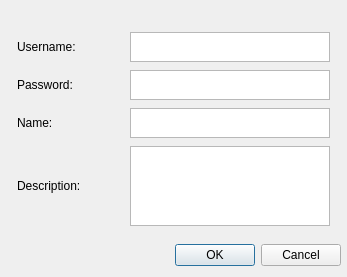
<?xml version="1.0" encoding="UTF-8"?>
<ui version="4.0">
 <class>RegWindow</class>
 <widget class="QDialog" name="RegWindow">
  <property name="geometry">
   <rect>
    <x>0</x>
    <y>0</y>
    <width>347</width>
    <height>277</height>
   </rect>
  </property>
  <property name="windowTitle">
   <string>Dialog</string>
  </property>
  <widget class="QDialogButtonBox" name="buttonBox">
   <property name="geometry">
    <rect>
     <x>130</x>
     <y>240</y>
     <width>211</width>
     <height>31</height>
    </rect>
   </property>
   <property name="orientation">
    <enum>Qt::Horizontal</enum>
   </property>
   <property name="standardButtons">
    <set>QDialogButtonBox::Cancel|QDialogButtonBox::Ok</set>
   </property>
  </widget>
  <widget class="QWidget" name="verticalLayoutWidget">
   <property name="geometry">
    <rect>
     <x>10</x>
     <y>30</y>
     <width>329</width>
     <height>198</height>
    </rect>
   </property>
   <layout class="QVBoxLayout" name="verticalLayout_2">
    <item>
     <layout class="QHBoxLayout" name="horizontalLayout_2">
      <item>
       <widget class="QLabel" name="label_2">
        <property name="maximumSize">
         <size>
          <width>100</width>
          <height>16777215</height>
         </size>
        </property>
        <property name="text">
         <string>Username:</string>
        </property>
       </widget>
      </item>
      <item>
       <widget class="QTextEdit" name="textEdit">
        <property name="minimumSize">
         <size>
          <width>200</width>
          <height>30</height>
         </size>
        </property>
        <property name="maximumSize">
         <size>
          <width>200</width>
          <height>30</height>
         </size>
        </property>
       </widget>
      </item>
     </layout>
    </item>
    <item>
     <layout class="QHBoxLayout" name="horizontalLayout">
      <item>
       <widget class="QLabel" name="label">
        <property name="maximumSize">
         <size>
          <width>100</width>
          <height>16777215</height>
         </size>
        </property>
        <property name="text">
         <string>Password: </string>
        </property>
       </widget>
      </item>
      <item>
       <widget class="QTextEdit" name="textEdit_2">
        <property name="minimumSize">
         <size>
          <width>200</width>
          <height>30</height>
         </size>
        </property>
        <property name="maximumSize">
         <size>
          <width>200</width>
          <height>30</height>
         </size>
        </property>
       </widget>
      </item>
     </layout>
    </item>
    <item>
     <layout class="QHBoxLayout" name="horizontalLayout_4">
      <item>
       <widget class="QLabel" name="label_4">
        <property name="maximumSize">
         <size>
          <width>100</width>
          <height>16777215</height>
         </size>
        </property>
        <property name="text">
         <string>Name:</string>
        </property>
       </widget>
      </item>
      <item>
       <widget class="QTextEdit" name="textEdit_4">
        <property name="minimumSize">
         <size>
          <width>200</width>
          <height>30</height>
         </size>
        </property>
        <property name="maximumSize">
         <size>
          <width>200</width>
          <height>30</height>
         </size>
        </property>
       </widget>
      </item>
     </layout>
    </item>
    <item>
     <layout class="QHBoxLayout" name="horizontalLayout_3">
      <item>
       <widget class="QLabel" name="label_3">
        <property name="maximumSize">
         <size>
          <width>100</width>
          <height>16777215</height>
         </size>
        </property>
        <property name="text">
         <string>Description:</string>
        </property>
       </widget>
      </item>
      <item>
       <widget class="QTextEdit" name="textEdit_3">
        <property name="minimumSize">
         <size>
          <width>200</width>
          <height>80</height>
         </size>
        </property>
        <property name="maximumSize">
         <size>
          <width>200</width>
          <height>80</height>
         </size>
        </property>
       </widget>
      </item>
     </layout>
    </item>
   </layout>
  </widget>
 </widget>
 <resources/>
 <connections>
  <connection>
   <sender>buttonBox</sender>
   <signal>accepted()</signal>
   <receiver>RegWindow</receiver>
   <slot>accept()</slot>
   <hints>
    <hint type="sourcelabel">
     <x>248</x>
     <y>254</y>
    </hint>
    <hint type="destinationlabel">
     <x>157</x>
     <y>274</y>
    </hint>
   </hints>
  </connection>
  <connection>
   <sender>buttonBox</sender>
   <signal>rejected()</signal>
   <receiver>RegWindow</receiver>
   <slot>reject()</slot>
   <hints>
    <hint type="sourcelabel">
     <x>316</x>
     <y>260</y>
    </hint>
    <hint type="destinationlabel">
     <x>286</x>
     <y>274</y>
    </hint>
   </hints>
  </connection>
 </connections>
</ui>
